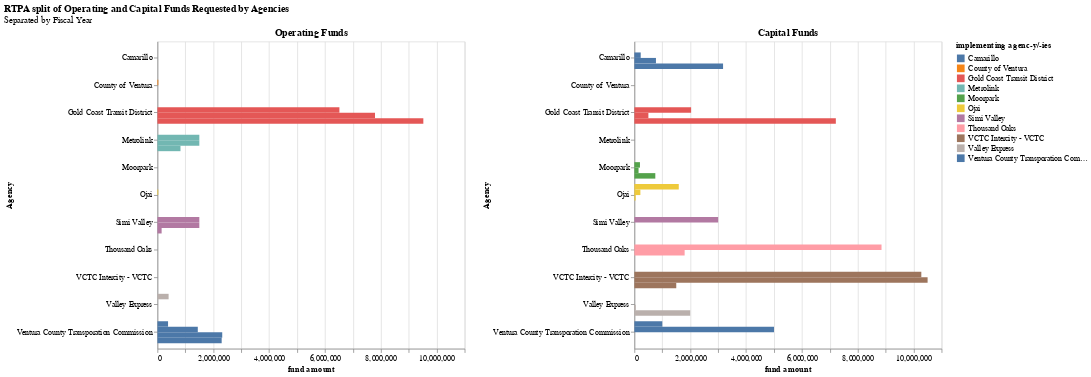

Write notebook code for a chart like this one.
### Markdown cell above
## side-by-side charts comparing operating and capital expesnes for agencies in an RTPA
- with drop down for selectable RTPA

### Code cell
# list of RTPAs
rtpa_list = list(rtpa_group["rtpa"].unique())

#selectors
rtpa_dropdown = alt.binding_select(
    options = rtpa_list,
    name= "Select RTPA"
)

rtpa_selector = alt.selection_point(
    fields=['rtpa'], value="VCTC", bind=rtpa_dropdown
)

#opx chart
opx_chart = alt.Chart(rtpa_group[rtpa_group['project type']=="operating"], title="Operating Funds").mark_bar().encode(
    alt.Y("implementing agenc-y/-ies").title("Agency"),
    alt.X("fund amount"),
    alt.YOffset("fiscal year"),
    alt.Color("implementing agenc-y/-ies"),
    tooltip=["fund amount", "fiscal year"]
).add_params(
    rtpa_selector
).transform_filter(
    rtpa_selector
).properties(
        width=400,
        height=400,
).resolve_scale(
    x="shared", y="independent"
)

opx_text = opx_chart.mark_text(
    align="left",
    dx=0,
    dy=0
).encode(
    text="fund amount", color=alt.value("black")
)


opx_chart_text = (opx_chart + opx_text)


#capx chart
capx_chart = opx_chart.properties(
    data=rtpa_group[rtpa_group['project type']=="capital"], title="Capital Funds"
).transform_filter(
    rtpa_selector
)

capx_text = capx_chart.mark_text(
    align="left",
    dx=0,
    dy=0
).encode(
    text="fund amount", color=alt.value("black")
)

capx_chart_text = (capx_chart + capx_text)

opx_capx_chart = alt.hconcat(
    opx_chart, capx_chart
).resolve_scale(
    x="shared", y="independent"
).properties(
    title=alt.TitleParams(
        text="RTPA split of Operating and Capital Funds Requested by Agencies",
        subtitle="Separated by Fiscal Year"
    )
)


opx_capx_chart

### Figure 1 — Vega-Lite specification as saved in the notebook (floating-point values rounded to 4 significant figures; data arrays with more than 128 entries replaced by an {"elided": "..."} marker saying what was removed)
{"config": {"view": {"continuousWidth": 300, "continuousHeight": 300}}, "hconcat": [{"data": {"name": "data-c01bc3407ed9f1cda4faa1289d36cfe1"}, "mark": {"type": "bar"}, "encoding": {"color": {"field": "implementing agenc-y/-ies", "type": "nominal"}, "tooltip": [{"field": "fund amount", "type": "quantitative"}, {"field": "fiscal year", "type": "nominal"}], "x": {"field": "fund amount", "type": "quantitative"}, "y": {"field": "implementing agenc-y/-ies", "title": "Agency", "type": "nominal"}, "yOffset": {"field": "fiscal year", "type": "nominal"}}, "height": 400, "name": "view_77", "resolve": {"scale": {"x": "shared", "y": "independent"}}, "title": "Operating Funds", "transform": [{"filter": {"param": "param_28"}}], "width": 400}, {"data": {"name": "data-0462454c602e2621b22610b286ddb73d"}, "mark": {"type": "bar"}, "encoding": {"color": {"field": "implementing agenc-y/-ies", "type": "nominal"}, "tooltip": [{"field": "fund amount", "type": "quantitative"}, {"field": "fiscal year", "type": "nominal"}], "x": {"field": "fund amount", "type": "quantitative"}, "y": {"field": "implementing agenc-y/-ies", "title": "Agency", "type": "nominal"}, "yOffset": {"field": "fiscal year", "type": "nominal"}}, "height": 400, "name": "view_78", "resolve": {"scale": {"x": "shared", "y": "independent"}}, "title": "Capital Funds", "transform": [{"filter": {"param": "param_28"}}, {"filter": {"param": "param_28"}}], "width": 400}], "params": [{"name": "param_28", "select": {"type": "point", "fields": ["rtpa"]}, "bind": {"input": "select", "options": ["Alpine County Transportation Commission", "Amador County Transportation Commission", "Butte County Association of Governments", "Calaveras County Council of Goverments", "DNLTC", "El Dorado County Transportation Commission", "Humboldt County Association of Governments", "Kern COG", "Kings County Association of Governments", "LCTC", "Lake County/City Council of Governments", "Los Angeles County Metropolitan Transportation Authority", "Madera County Transportation Commission", "Mariposa County Local Transportation Commission", "Mendocino Council of Governments", "Merced County Association of Governments (MCAG)", "NCTC", "OCTA", "Placer County Transportation Planning Agency (PCTPA)", "Plumas County Transportation Commission", "RCTC", "SCCRTC", "SLOCOG", "San Benito Council of Governments ", "San Diego Metropolitan Transit System", "Shasta Regional Transportation Agency", "Sierra County Transportation Commission", "Tehama County Transportation Commission ", "Tuolumne County Transportation Council", "VCTC"], "name": "Select RTPA"}, "value": "VCTC", "views": ["view_77", "view_78"]}], "resolve": {"scale": {"x": "shared", "y": "independent"}}, "title": {"text": "RTPA split of Operating and Capital Funds Requested by Agencies", "subtitle": "Separated by Fiscal Year"}, "$schema": "https://vega.github.io/schema/vega-lite/v5.17.0.json", "datasets": {"data-c01bc3407ed9f1cda4faa1289d36cfe1": {"elided": "352 records"}, "data-0462454c602e2621b22610b286ddb73d": {"elided": "352 records"}}}
